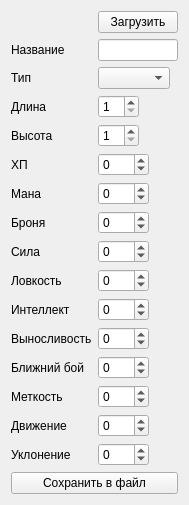
<?xml version="1.0" encoding="UTF-8"?>
<ui version="4.0">
 <class>FormCreateInventoryItem</class>
 <widget class="QWidget" name="FormCreateInventoryItem">
  <property name="geometry">
   <rect>
    <x>0</x>
    <y>0</y>
    <width>176</width>
    <height>471</height>
   </rect>
  </property>
  <property name="windowTitle">
   <string>Form</string>
  </property>
  <layout class="QFormLayout" name="formLayout">
   <item row="0" column="0">
    <widget class="QLabel" name="labelImage">
     <property name="text">
      <string/>
     </property>
    </widget>
   </item>
   <item row="0" column="1">
    <widget class="QPushButton" name="pushButtonLoadImage">
     <property name="sizePolicy">
      <sizepolicy hsizetype="Maximum" vsizetype="Fixed">
       <horstretch>0</horstretch>
       <verstretch>0</verstretch>
      </sizepolicy>
     </property>
     <property name="text">
      <string>Загрузить</string>
     </property>
    </widget>
   </item>
   <item row="2" column="0">
    <widget class="QLabel" name="labelType">
     <property name="text">
      <string>Тип</string>
     </property>
    </widget>
   </item>
   <item row="2" column="1">
    <widget class="QComboBox" name="comboBoxType">
     <property name="sizePolicy">
      <sizepolicy hsizetype="Maximum" vsizetype="Fixed">
       <horstretch>0</horstretch>
       <verstretch>0</verstretch>
      </sizepolicy>
     </property>
    </widget>
   </item>
   <item row="3" column="0">
    <widget class="QLabel" name="labelWidth">
     <property name="text">
      <string>Длина</string>
     </property>
    </widget>
   </item>
   <item row="3" column="1">
    <widget class="QSpinBox" name="spinBoxWidth">
     <property name="sizePolicy">
      <sizepolicy hsizetype="Maximum" vsizetype="Fixed">
       <horstretch>0</horstretch>
       <verstretch>0</verstretch>
      </sizepolicy>
     </property>
     <property name="minimum">
      <number>1</number>
     </property>
     <property name="maximum">
      <number>10</number>
     </property>
    </widget>
   </item>
   <item row="4" column="0">
    <widget class="QLabel" name="labelHeight">
     <property name="text">
      <string>Высота</string>
     </property>
    </widget>
   </item>
   <item row="4" column="1">
    <widget class="QSpinBox" name="spinBoxHeight">
     <property name="sizePolicy">
      <sizepolicy hsizetype="Maximum" vsizetype="Fixed">
       <horstretch>0</horstretch>
       <verstretch>0</verstretch>
      </sizepolicy>
     </property>
     <property name="minimum">
      <number>1</number>
     </property>
     <property name="maximum">
      <number>10</number>
     </property>
    </widget>
   </item>
   <item row="5" column="0">
    <widget class="QLabel" name="labelHP">
     <property name="text">
      <string>ХП</string>
     </property>
    </widget>
   </item>
   <item row="5" column="1">
    <widget class="QSpinBox" name="spinBoxHpMax">
     <property name="sizePolicy">
      <sizepolicy hsizetype="Maximum" vsizetype="Fixed">
       <horstretch>0</horstretch>
       <verstretch>0</verstretch>
      </sizepolicy>
     </property>
     <property name="minimum">
      <number>-999</number>
     </property>
     <property name="maximum">
      <number>999</number>
     </property>
     <property name="value">
      <number>0</number>
     </property>
    </widget>
   </item>
   <item row="6" column="0">
    <widget class="QLabel" name="labelMP">
     <property name="text">
      <string>Мана</string>
     </property>
    </widget>
   </item>
   <item row="6" column="1">
    <widget class="QSpinBox" name="spinBoxMpMax">
     <property name="sizePolicy">
      <sizepolicy hsizetype="Maximum" vsizetype="Fixed">
       <horstretch>0</horstretch>
       <verstretch>0</verstretch>
      </sizepolicy>
     </property>
     <property name="minimum">
      <number>-999</number>
     </property>
     <property name="maximum">
      <number>999</number>
     </property>
    </widget>
   </item>
   <item row="7" column="0">
    <widget class="QLabel" name="labelArmor">
     <property name="text">
      <string>Броня</string>
     </property>
    </widget>
   </item>
   <item row="7" column="1">
    <widget class="QSpinBox" name="spinBoxArmor">
     <property name="sizePolicy">
      <sizepolicy hsizetype="Maximum" vsizetype="Fixed">
       <horstretch>0</horstretch>
       <verstretch>0</verstretch>
      </sizepolicy>
     </property>
     <property name="minimum">
      <number>-999</number>
     </property>
     <property name="maximum">
      <number>999</number>
     </property>
     <property name="value">
      <number>0</number>
     </property>
    </widget>
   </item>
   <item row="8" column="0">
    <widget class="QLabel" name="labelStrength">
     <property name="text">
      <string>Сила</string>
     </property>
    </widget>
   </item>
   <item row="8" column="1">
    <widget class="QSpinBox" name="spinBoxStrength">
     <property name="sizePolicy">
      <sizepolicy hsizetype="Maximum" vsizetype="Fixed">
       <horstretch>0</horstretch>
       <verstretch>0</verstretch>
      </sizepolicy>
     </property>
     <property name="minimum">
      <number>-999</number>
     </property>
     <property name="maximum">
      <number>999</number>
     </property>
     <property name="value">
      <number>0</number>
     </property>
    </widget>
   </item>
   <item row="9" column="0">
    <widget class="QLabel" name="labelAgility">
     <property name="text">
      <string>Ловкость</string>
     </property>
    </widget>
   </item>
   <item row="9" column="1">
    <widget class="QSpinBox" name="spinBoxAgility">
     <property name="sizePolicy">
      <sizepolicy hsizetype="Maximum" vsizetype="Fixed">
       <horstretch>0</horstretch>
       <verstretch>0</verstretch>
      </sizepolicy>
     </property>
     <property name="minimum">
      <number>-999</number>
     </property>
     <property name="maximum">
      <number>999</number>
     </property>
     <property name="value">
      <number>0</number>
     </property>
    </widget>
   </item>
   <item row="10" column="0">
    <widget class="QLabel" name="labelntelligence">
     <property name="text">
      <string>Интеллект</string>
     </property>
    </widget>
   </item>
   <item row="10" column="1">
    <widget class="QSpinBox" name="spinBoxIntelligence">
     <property name="sizePolicy">
      <sizepolicy hsizetype="Maximum" vsizetype="Fixed">
       <horstretch>0</horstretch>
       <verstretch>0</verstretch>
      </sizepolicy>
     </property>
     <property name="minimum">
      <number>-999</number>
     </property>
     <property name="maximum">
      <number>999</number>
     </property>
     <property name="value">
      <number>0</number>
     </property>
    </widget>
   </item>
   <item row="11" column="0">
    <widget class="QLabel" name="labelStamina">
     <property name="text">
      <string>Выносливость</string>
     </property>
    </widget>
   </item>
   <item row="11" column="1">
    <widget class="QSpinBox" name="spinBoxStamina">
     <property name="sizePolicy">
      <sizepolicy hsizetype="Maximum" vsizetype="Fixed">
       <horstretch>0</horstretch>
       <verstretch>0</verstretch>
      </sizepolicy>
     </property>
     <property name="minimum">
      <number>-999</number>
     </property>
     <property name="maximum">
      <number>999</number>
     </property>
     <property name="value">
      <number>0</number>
     </property>
    </widget>
   </item>
   <item row="12" column="0">
    <widget class="QLabel" name="labelCloseCombat">
     <property name="text">
      <string>Ближний бой</string>
     </property>
    </widget>
   </item>
   <item row="12" column="1">
    <widget class="QSpinBox" name="spinBoxCloseCombat">
     <property name="sizePolicy">
      <sizepolicy hsizetype="Maximum" vsizetype="Fixed">
       <horstretch>0</horstretch>
       <verstretch>0</verstretch>
      </sizepolicy>
     </property>
     <property name="minimum">
      <number>-999</number>
     </property>
     <property name="maximum">
      <number>999</number>
     </property>
     <property name="value">
      <number>0</number>
     </property>
    </widget>
   </item>
   <item row="13" column="0">
    <widget class="QLabel" name="labelAccuracy">
     <property name="text">
      <string>Меткость</string>
     </property>
    </widget>
   </item>
   <item row="13" column="1">
    <widget class="QSpinBox" name="spinBoxAccuracy">
     <property name="sizePolicy">
      <sizepolicy hsizetype="Maximum" vsizetype="Fixed">
       <horstretch>0</horstretch>
       <verstretch>0</verstretch>
      </sizepolicy>
     </property>
     <property name="minimum">
      <number>-999</number>
     </property>
     <property name="maximum">
      <number>999</number>
     </property>
     <property name="value">
      <number>0</number>
     </property>
    </widget>
   </item>
   <item row="14" column="0">
    <widget class="QLabel" name="labelMovement">
     <property name="text">
      <string>Движение</string>
     </property>
    </widget>
   </item>
   <item row="14" column="1">
    <widget class="QSpinBox" name="spinBoxMovement">
     <property name="sizePolicy">
      <sizepolicy hsizetype="Maximum" vsizetype="Fixed">
       <horstretch>0</horstretch>
       <verstretch>0</verstretch>
      </sizepolicy>
     </property>
     <property name="minimum">
      <number>-999</number>
     </property>
     <property name="maximum">
      <number>999</number>
     </property>
     <property name="value">
      <number>0</number>
     </property>
    </widget>
   </item>
   <item row="15" column="0">
    <widget class="QLabel" name="labelDodge">
     <property name="text">
      <string>Уклонение</string>
     </property>
    </widget>
   </item>
   <item row="15" column="1">
    <widget class="QSpinBox" name="spinBoxDodge">
     <property name="sizePolicy">
      <sizepolicy hsizetype="Maximum" vsizetype="Fixed">
       <horstretch>0</horstretch>
       <verstretch>0</verstretch>
      </sizepolicy>
     </property>
     <property name="minimum">
      <number>-999</number>
     </property>
     <property name="maximum">
      <number>999</number>
     </property>
     <property name="value">
      <number>0</number>
     </property>
    </widget>
   </item>
   <item row="16" column="0" colspan="2">
    <widget class="QPushButton" name="pushButtonSave">
     <property name="text">
      <string>Сохранить в файл</string>
     </property>
    </widget>
   </item>
   <item row="1" column="0">
    <widget class="QLabel" name="labelName">
     <property name="text">
      <string>Название</string>
     </property>
    </widget>
   </item>
   <item row="1" column="1">
    <widget class="QLineEdit" name="lineEditName"/>
   </item>
  </layout>
 </widget>
 <resources/>
 <connections/>
</ui>
